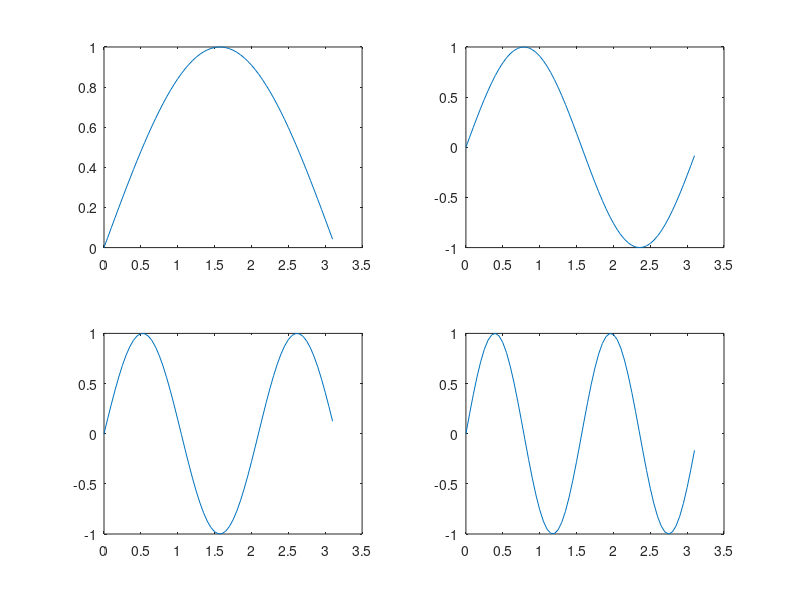

Source code (MATLAB):
% Plot the following functions in the same window y1=sin x, y2=sin 2x, y3=sin 3x, y4=sin 4x where x varies from 0 to pi.

close all;
clear all;
clc;

x=0:0.05:pi;

y1=sin(x)
subplot(2,2,1)
plot(x,y1)

y2=sin(2*x)
subplot(2,2,2)
plot(x,y2)

y3=sin(3*x)
subplot(2,2,3)
plot(x,y3)

y4=sin(4*x)
subplot(2,2,4)
plot(x,y4)